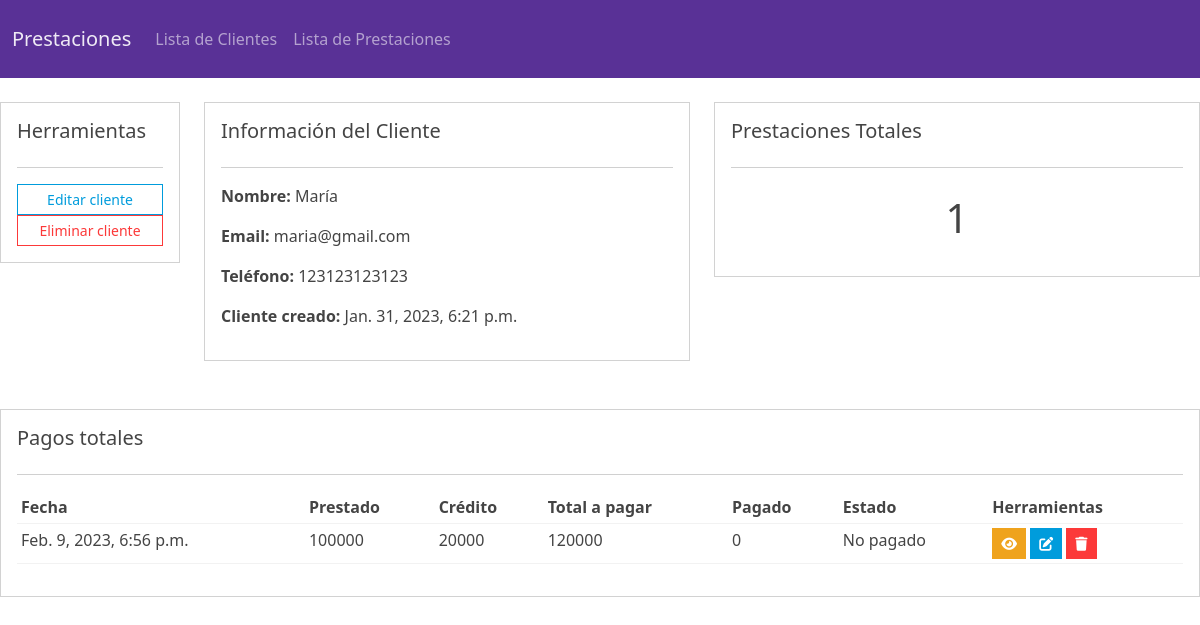
Page /customer/11/ on the committed database.
### Inv/models.py (models this page shows, shortened)
class Customer(models.Model):
    id = models.AutoField(primary_key=True)
    name = models.CharField(max_length=100, null=True)
    email = models.CharField(max_length=100, null=True)
    number = models.CharField(max_length=100, null=True)
    date_created = models.DateTimeField(auto_now_add=True, null=True)
    def __str__(self):
        return self.name

class Payment(models.Model):
    STATUS = (
        ('Pagado', 'Pagado'),
        ('No pagado', 'No pagado')
    )
    id = models.AutoField(primary_key=True)
    customer = models.ForeignKey(Customer, null=True, on_delete=models.SET_NULL)
    lened = models.CharField(max_length=100, null=True)
    credit = models.CharField(max_length=100, null=True)
    paid = models.CharField(max_length=100, null=True)
    status = models.CharField(max_length=100, null=True, choices=STATUS)
    date_created = models.DateTimeField(auto_now_add=True, null=True)

### Inv/views.py (the view)
# urls.py: path('customer/<str:pk_test>/', views.customer, name='Customer'),
def customer(request, pk_test):
    customer = Customer.objects.get(id=pk_test)
    payments = Payment.objects.filter(customer = pk_test)
    all_payments = payments.count()
    context = {
        'pk': pk_test,
        'customer': customer,
        'payments': payments,
        'all_payments': all_payments
    }
    return render(request, 'Inv/customer.html', context)

### template/Inv/customer.html (shortened to what this page needs)
{% extends 'Inv/base.html' %}
{% block content %}
<!DOCTYPE html>
<html lang="en">
<head>
</head>
<body>
    <br>
    <div class="row">
        <div class="col-md-2">
            <div class="card card-body">
                <h5>Herramientas</h5>
                <hr>
                <a href="{% url 'Edit_customer' customer.id %}" class="btn btn-outline-info btn-sm btn-block">Editar cliente</a>
                <a href="{% url 'Delete_customer' customer.id %}" class="btn btn-outline-danger btn-sm btn-block">Eliminar cliente</a>
            </div>
        </div>
        <div class="col-md">
            <div class="card card-body">
                <h5>Información del Cliente</h5>
                <hr>
                <p><b>Nombre:</b> {{customer.name}}</p>
                <p><b>Email:</b> {{customer.email}}</p>
                <p><b>Teléfono:</b> {{customer.number}}</p>
                <p><b>Cliente creado:</b> {{customer.date_created}}</p>
            </div>
        </div>
        <div class="col-md">
            <div class="card card-body">
                <h5>Prestaciones Totales</h5>
                <hr>
                <h1 style="text-align: center; padding: 10px">{{ all_payments }}</h1>
            </div>
        </div>
    </div>
    <br>
    <br>
    <div class=" row">
        <div class="col-md">
            <div class="card card-body">
                <table class="table table-sm">
                    <h5>Pagos totales</h5>
                    <hr>
                    <tr>
                        <th>Fecha</th>
                        <th>Prestado</th>
                        <th>Crédito</th>
                        <th>Total a pagar</th>
                        <th>Pagado</th>
                        <th>Estado</th>
                        <th>Herramientas</th>
                    </tr>
                    {% for payment in payments %}
                    <tr>
                        <td>{{ payment.date_created }}</td>
                        <td>{{ payment.lened }}</td>
                        <td>{{ payment.credit }}</td>
                        <td>{{ payment.lened|add:payment.credit }}</td>
                        <td>{{ payment.paid }}</td>
                        <td>{{ payment.status }}</td>
                        <td>
                            <a class="btn btn-sm btn-warning"
                                href="{% url 'Customer' customer.id %}"><i
                                    class="fa-solid fa-eye"></i></a>
                            <a class="btn btn-sm btn-info"
                                href="{% url 'Edit_customer' customer.id %}"><i
                                    class="fa-solid fa-pen-to-square"></i></a>
                            <a class="btn btn-sm btn-danger" href=""><i
                                    class="fa-sharp fa-solid fa-trash"></i></a>
                        </td>
                    </tr>
                    {% endfor %}
                </table>
            </div>
        </div>
</div>
</body>
</html>
{% endblock %}

### rows in the picture
Customer: name "María", email "maria@gmail.com", number "123123123123", date_created "Jan. 31, 2023, 6:21 p.m."
Payment: date_created "Feb. 9, 2023, 6:56 p.m.", lened "100000", credit "20000", lened|add "120000", paid "0", status "No pagado"

### other values in the picture
{{ all_payments }} "1"
